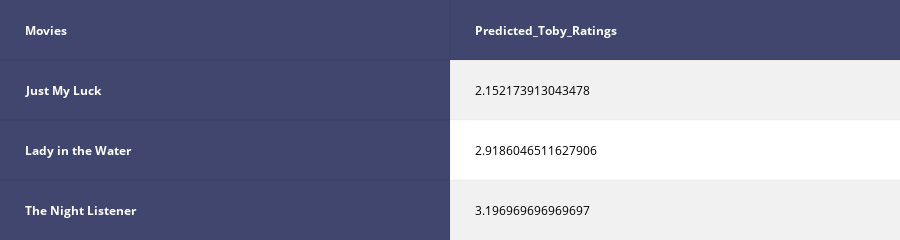

Notebook code for this chart:
### Code cell
toby_rat=pd.DataFrame(pred_ratings, index=recom_movies, columns=['Predicted_Toby_Ratings'])
iplot(ff.create_table(toby_rat,index=True, index_title='Movies'))

### Figure 1 — Plotly figure (JSON) as saved in the notebook; plotly's stock layout.template omitted (floating-point values rounded to 4 significant figures)
{"data": [{"colorscale": [[0, "#00083e"], [0.5, "#ededee"], [1, "#ffffff"]], "hoverinfo": "none", "opacity": 0.75, "showscale": false, "type": "heatmap", "uid": "1e0b921a-4e20-4ff2-9fa0-1bf04146dedf", "z": [[0, 0], [0, 0.5], [0, 1], [0, 0.5]]}], "layout": {"annotations": [{"align": "left", "font": {"color": "#ffffff"}, "showarrow": false, "text": "<b>Movies</b>", "x": -0.45, "xanchor": "left", "xref": "x", "y": 0, "yref": "y"}, {"align": "left", "font": {"color": "#ffffff"}, "showarrow": false, "text": "<b>Predicted_Toby_Ratings</b>", "x": 0.55, "xanchor": "left", "xref": "x", "y": 0, "yref": "y"}, {"align": "left", "font": {"color": "#ffffff"}, "showarrow": false, "text": "<b>Just My Luck</b>", "x": -0.45, "xanchor": "left", "xref": "x", "y": 1, "yref": "y"}, {"align": "left", "font": {"color": "#000000"}, "showarrow": false, "text": "2.152173913043478", "x": 0.55, "xanchor": "left", "xref": "x", "y": 1, "yref": "y"}, {"align": "left", "font": {"color": "#ffffff"}, "showarrow": false, "text": "<b>Lady in the Water</b>", "x": -0.45, "xanchor": "left", "xref": "x", "y": 2, "yref": "y"}, {"align": "left", "font": {"color": "#000000"}, "showarrow": false, "text": "2.9186046511627906", "x": 0.55, "xanchor": "left", "xref": "x", "y": 2, "yref": "y"}, {"align": "left", "font": {"color": "#ffffff"}, "showarrow": false, "text": "<b>The Night Listener</b>", "x": -0.45, "xanchor": "left", "xref": "x", "y": 3, "yref": "y"}, {"align": "left", "font": {"color": "#000000"}, "showarrow": false, "text": "3.196969696969697", "x": 0.55, "xanchor": "left", "xref": "x", "y": 3, "yref": "y"}], "height": 170, "margin": {"b": 0, "l": 0, "r": 0, "t": 0}, "xaxis": {"dtick": 1, "gridwidth": 2, "showticklabels": false, "tick0": -0.5, "ticks": "", "zeroline": false}, "yaxis": {"autorange": "reversed", "dtick": 1, "gridwidth": 2, "showticklabels": false, "tick0": 0.5, "ticks": "", "zeroline": false}}}
